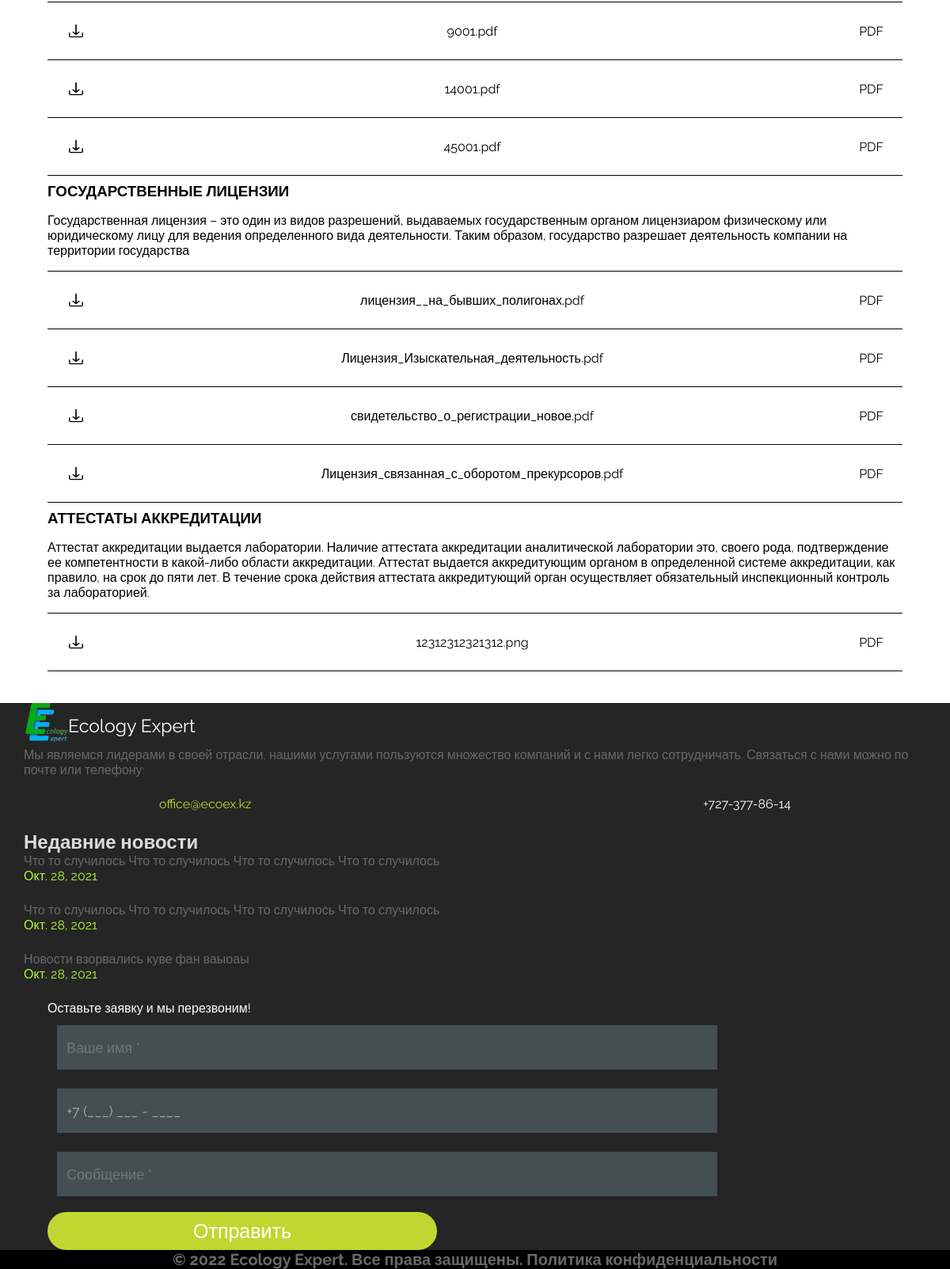
Before: /pass_docs (lower part) with the older database file.
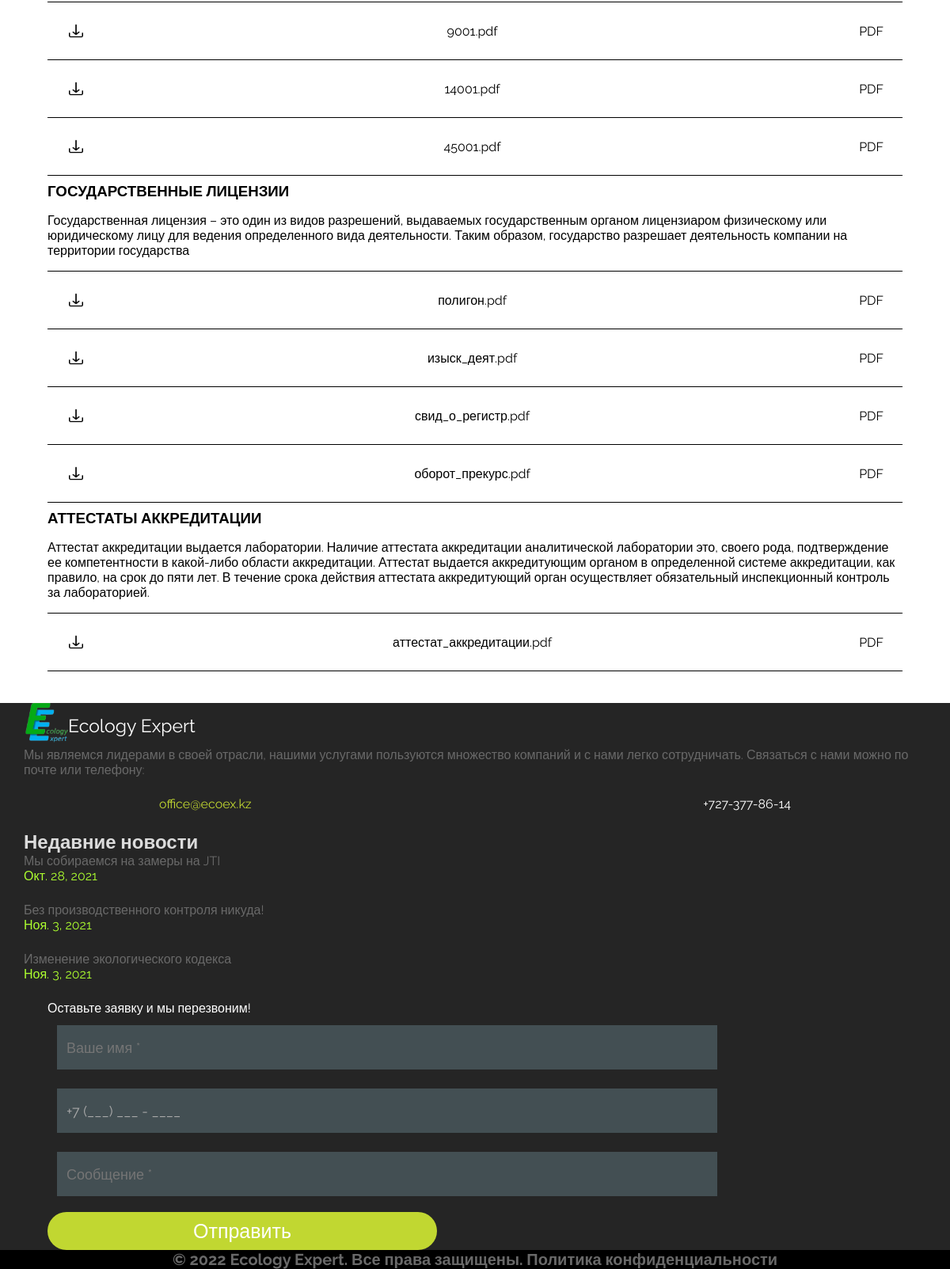
After: the same page with the newer database file.
### landing/models.py (models this page shows, shortened)
class PassDocs(models.Model):
    title = models.CharField(max_length=155)
    description = models.CharField(max_length=455)
    file_pdf = models.FileField(upload_to="docs")
    file_pdf_2 = models.FileField(upload_to="docs", null=True, blank=True)
    file_pdf_3 = models.FileField(upload_to="docs", null=True, blank=True)
    file_pdf_4 = models.FileField(upload_to="docs", null=True, blank=True)
    file_pdf_5 = models.FileField(upload_to="docs", null=True, blank=True)
    file_pdf_6 = models.FileField(upload_to="docs", null=True, blank=True)
    file_pdf_7 = models.FileField(upload_to="docs", null=True, blank=True)
    file_pdf_8 = models.FileField(upload_to="docs", null=True, blank=True)

class News(models.Model):
    title = models.CharField(max_length=150)
    date = models.DateField(auto_now_add=True)
    slug = models.SlugField(max_length=75, unique=True, db_index=True, verbose_name="URL")
    image = models.ImageField(upload_to="news/", null=True)
    description = models.TextField()
    def get_absolute_url(self):
        return reverse('landing:news_detail_page', kwargs={'news_slug': self.slug})

### landing/views.py (the view)
# urls.py: path('pass_docs', views.pass_docs, name='pass_docs'),
def pass_docs(request):
    context = {}
    docs = PassDocs.objects.all()
    context['docs'] = docs
    context['rng'] = ['1','1','1','1','1','1','1','1']
    return render(request, "landing/pass_docs.html", context)

### landing/context_processors.py (called while the page is built)
def news(request):
    return {'RecentNews': News.objects.all()[:3]}

### landing/templatetags/truncate_docs.py (called while the page is built)
@register.simple_tag()
def truncate_docs(doc_name):
    doc_name = doc_name.split('/')
    try:
        return doc_name[1]
    except:
        return 'file'

### templates/landing/pass_docs.html (shortened to what this page needs)
{% extends 'landing/base.html' %}
{% load static %}
    {% load cache %}
{% block head %}
    {% cache 3600 docs %}
    <link rel="stylesheet" href="{% static 'css/pass_docs.css' %}">
    <link rel="stylesheet" href="{% static 'css/header_non_main.css' %}">
    {% endcache %}
{% endblock head %}
{% block content %}
    {% cache 3600 docs_body %}
    {% include 'parts/upper_lake.html' %}
    {% load truncate_docs %}
    <div class="pass_docs_wrapper">
    <div class="inner_wrapper">
    {% for pass_doc in docs %}
        <div class="Flex_downloads">
        <h3>{{ pass_doc.title }}</h3>
        <div class="downloads_n_text">
        <p class="pass_docs_description">{{ pass_doc.description }}</p>
        <div class="pass_docs_downloadable" onclick="download('{{ pass_doc.file_pdf.url }}')">
        <div class="pass_docs_download_icon"></div>
        <a href="{{ pass_doc.file_pdf.url }}" download>{% truncate_docs pass_doc.file_pdf.name %}</a>
        <p>PDF</p>
        </div>
        {% if pass_doc.file_pdf_2 %}
        <div style="border-top: none;" class="pass_docs_downloadable" onclick="download('{{ pass_doc.file_pdf_2.url }}')">
        <div class="pass_docs_download_icon"></div>
        <a href="{{ pass_doc.file_pdf_2.url }}" download>{% truncate_docs pass_doc.file_pdf_2.name %}</a>
        <p>PDF</p>
        </div>
        {% endif %}
        {% if pass_doc.file_pdf_3 %}
        <div style="border-top: none;" class="pass_docs_downloadable" onclick="download('{{ pass_doc.file_pdf_3.url }}')">
        <div class="pass_docs_download_icon"></div>
        <a href="{{ pass_doc.file_pdf_3.url }}" download>{% truncate_docs pass_doc.file_pdf_3.name %}</a>
        <p>PDF</p>
        </div>
         {% endif %}
        {% if pass_doc.file_pdf_4 %}
        <div style="border-top: none;" class="pass_docs_downloadable" onclick="download('{{ pass_doc.file_pdf_4.url }}')">
        <div class="pass_docs_download_icon"></div>
        <a href="{{ pass_doc.file_pdf_4.url }}" download>{% truncate_docs pass_doc.file_pdf_4.name %}</a>
        <p>PDF</p>
        </div>
         {% endif %}
           </div>
</div>
    {% endfor %}
</div>
        </div>
{% endcache %}
{% endblock content %}

### templates/landing/base.html (shortened to what this page needs)
<!DOCTYPE html>
{% load static %}
{% load cache %}
<html lang="en">
<head>
{% block head %}
{% endblock head %}
{% cache 2500 header %}
<link rel="stylesheet" href="{% static 'css/base.css' %}">
<link rel="stylesheet" href="{% static 'css/mobile_header.css' %}">
{% endcache %}
</head>
<body>
{% block content %}
{% endblock content %}
<footer>
{% cache 3600 footer %}
    <div class="Footer">
        <div class="LeftSideFooter">
            <div class="FooterLogo">
            <div class="FooterLogoImg"></div>
            <a href="{% url 'landing:main_page' %}" class="LogoText">Ecology Expert</a>
            </div>
                <p class="DescripFooter">Мы являемся лидерами в своей отрасли, нашими услугами пользуются множество компаний и с нами легко сотрудничать. Связаться с нами можно по почте или телефону:
</p>
            <p class="LocationFooter">
<a class="EmailFooter" href="mailto: office@ecoex.kz">office@ecoex.kz</a>
            <span> +727-377-86-14</span>
            </p>
        </div>
        <div class="MiddleSideFooter">
            <h2>Недавние новости</h2>
            <div>
              {% for new in RecentNews %}
                <a class="new_description" href="{{ new.get_absolute_url }}">{{ new.title|truncatechars:75|safe }}</a>
                <p class="new_date" >{{ new.date }}</p>
              {% endfor%}
            </div>
        </div>
{% endcache %}
    {% include 'parts/form_footer.html' %}
    </div>
    <div class="UnderFooter">
        <h1>© 2022 Ecology Expert. Все права защищены. <a href="{% url 'landing:privacy' %}">Политика конфиденциальности</a></h1>
    </div>
</footer>
</body>
</html>

Changed rows visible on the page:
removed News: title "Что то случилось Что то случилось Что то случилось Что то случилось", date "Окт. 28, 2021"
removed News: title "Что то случилось Что то случилось Что то случилось Что то случилось", date "Окт. 28, 2021"
changed PassDocs "ГОСУДАРСТВЕННЫЕ ЛИЦЕНЗИИ": file_pdf "лицензия__на_бывших_полигонах.pdf" → "полигон.pdf"; file_pdf_2 "Лицензия_Изыскательная_деятельность.pdf" → "изыск_деят.pdf"; file_pdf_3 "свидетельство_о_регистрации_новое.pdf" → "свид_о_регистр.pdf"; file_pdf_4 "Лицензия_связанная_с_оборотом_прекурсоров.pdf" → "оборот_прекурс.pdf"
changed PassDocs "АТТЕСТАТЫ АККРЕДИТАЦИИ": file_pdf "12312312321312.png" → "аттестат_аккредитации.pdf"
changed News: title "Новости взорвались куве фан ваыоаы" → "Мы собираемся на замеры на JTI"
now on this page (row edited): News: title "Без производственного контроля никуда!", date "Ноя. 3, 2021"
now on this page (row edited): News: title "Изменение экологического кодекса", date "Ноя. 3, 2021"
